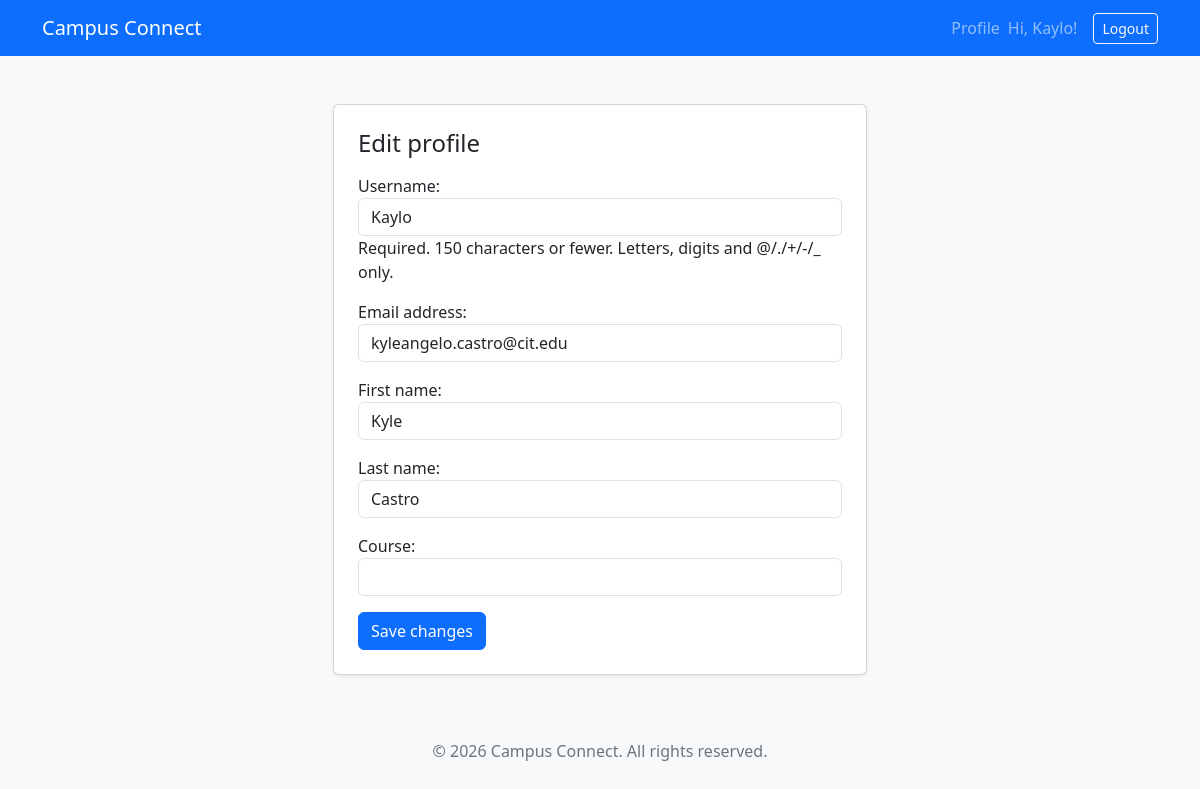
Page /accounts/profile/ (signed in) on the committed database.
### accounts/models.py (models this page shows)
class CustomUser(AbstractUser):
    class Role(models.TextChoices):
        STUDENT = 'STUDENT', 'Student'
        INSTRUCTOR = 'INSTRUCTOR', 'Instructor'
        ADMIN = 'ADMIN', 'Administrator'
    role = models.CharField(
        max_length=10,
        choices=Role.choices,
        default=Role.STUDENT
    )
    course = models.CharField(
        max_length=100,
        blank=True,
    )

### accounts/views.py (the view)
# urls.py: path("profile/", ProfileUpdateView.as_view(), name="profile"),
class ProfileUpdateView(LoginRequiredMixin, UpdateView):
    model = CustomUser
    form_class = ProfileForm
    template_name = "accounts/profile_form.html"
    success_url = reverse_lazy("profile")
    def get_object(self, queryset=None):
        return self.request.user

### accounts/forms.py
class ProfileForm(forms.ModelForm):
    class Meta:
        model = CustomUser
        fields = ("username", "email", "first_name", "last_name", "course")
    def __init__(self, *args, **kwargs):
        super().__init__(*args, **kwargs)
        for field in self.fields.values():
            field.widget.attrs["class"] = "form-control"

### templates/accounts/profile_form.html (shortened to what this page needs)
{% extends "base.html" %}
{% block content %}
<div class="container py-4">
  <div class="row justify-content-center">
    <div class="col-md-8 col-lg-6">
      <div class="card shadow-sm">
        <div class="card-body p-4">
          <h1 class="h4 mb-3">Edit profile</h1>
          <form method="post">
            {{ form.as_p }}
            <button class="btn btn-primary" type="submit">Save changes</button>
          </form>
        </div>
      </div>
    </div>
  </div>
</div>
{% endblock %}

### templates/base.html (shortened to what this page needs)
<!DOCTYPE html>
<html lang="en">
    <head>
        <link href="https://cdn.jsdelivr.net/npm/bootstrap@5.3.3/dist/css/bootstrap.min.css" rel="stylesheet">
    </head>
    <body class="bg-light">
        <nav class="navbar navbar-expand navbar-dark bg-primary">
            <div class="container">
                <a class="navbar-brand" href="{% if user.is_authenticated %}{% url 'dashboard' %}{% else %}{% url 'login' %}{% endif %}">Campus Connect</a>
                <div class="navbar-nav ms-auto align-items-center">
                    {% if user.is_authenticated %}
                        <a class="nav-link" href="{% url 'profile' %}">Profile</a>
                        <span class="navbar-text me-3">Hi, {{ user.username }}!</span>
                        <form method="post" action="{% url 'logout' %}">
                            <button class="btn btn-outline-light btn-sm" type="submit">Logout</button>
                        </form>
                    {% else %}
                        <a class="nav-link" href="{% url 'login' %}">Login</a>
                        <a class="nav-link" href="{% url 'signup' %}">Sign Up</a>
                    {% endif %}
                </div>
            </div>
        </nav>
        <main class="container py-4">
            {% block content %}{% endblock %}
        </main>
        <footer class="container py-3 text-center text-secondary">
            <p class="mb-0">&copy; 2026 Campus Connect. All rights reserved.</p>
        </footer>
    </body>
</html>

### rows in the picture
CustomUser: username "Kaylo", email "kyleangelo.castro@cit.edu", first_name "Kyle", last_name "Castro"
